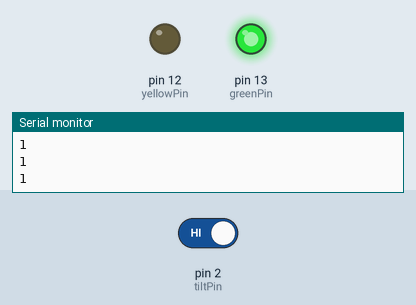
Recording of a sketch running on a simulated Arduino Uno, built with avr-gcc and run on an emulated ATmega328P. Parts: output pins drawn as LEDs (lit = HIGH), the last lines printed to the serial monitor. The test bench sets the inputs (shaded band); at power-on: pin 2 (tiltPin) HIGH.

Above: at 2.8 s.
2.9 s: pin 2 (tiltPin) driven LOW
At 4.6 s:
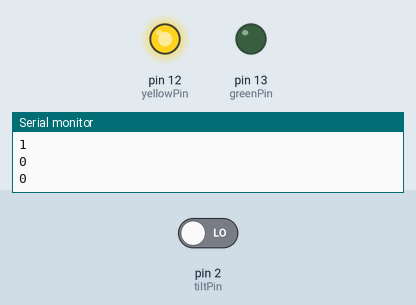
5.5 s: pin 2 (tiltPin) driven HIGH
At 8.1 s:
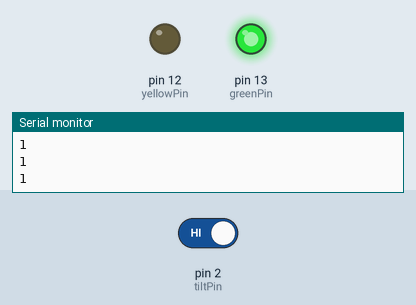
Timing chart, 0 to 9.6 s (numbered marks = the images above; inputs shaded):
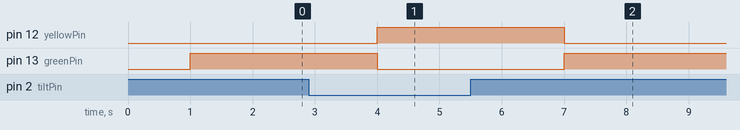

Measured:
- after the input at 2.9 s, pin 12 (yellowPin): LOW → HIGH after 1.1 s; pin 13 (greenPin): HIGH → LOW after 1.1 s
- after the input at 5.5 s, pin 12 (yellowPin): HIGH → LOW after 1.5 s; pin 13 (greenPin): LOW → HIGH after 1.5 s

The sketch:

36.tilt_switch.ino
```cpp
int tiltPin = 2;
int tiltVal;

int greenPin = 13;
int yellowPin = 12;

void setup() {
  // put your setup code here, to run once:
  pinMode(tiltPin, INPUT);
  digitalWrite(tiltPin, HIGH);

  pinMode(greenPin, OUTPUT);
  pinMode(yellowPin, OUTPUT);

  Serial.begin(9600);
}

void loop() {

  tiltVal = digitalRead(tiltPin);

  Serial.println(tiltVal);
  delay(1000);

  if(tiltVal == 1){
    digitalWrite(greenPin, HIGH);
    digitalWrite(yellowPin, LOW);
  }
  else{
    digitalWrite(yellowPin, HIGH);
    digitalWrite(greenPin, LOW);
  }

}
```
